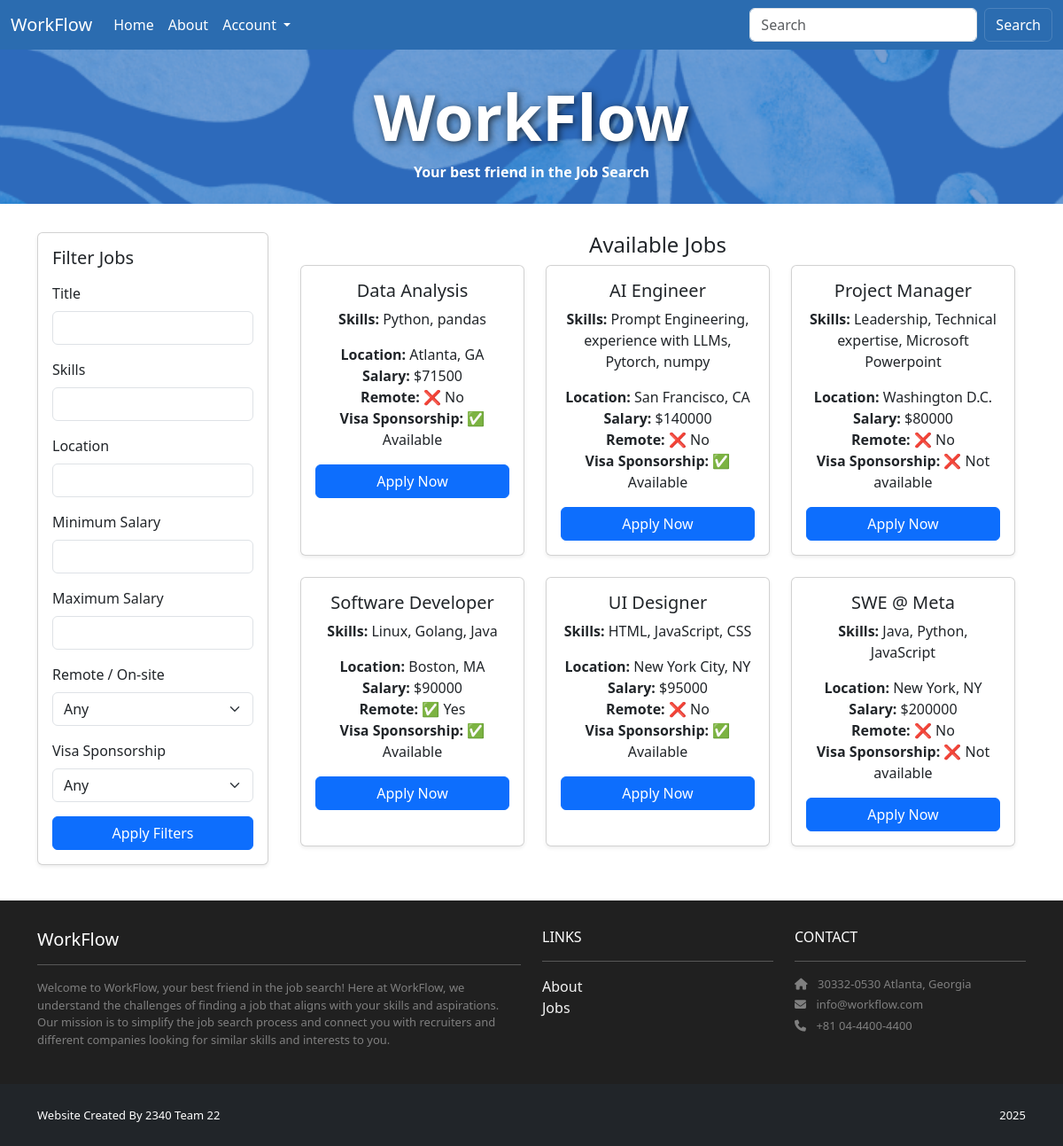
The app's page /jobs/, older data.
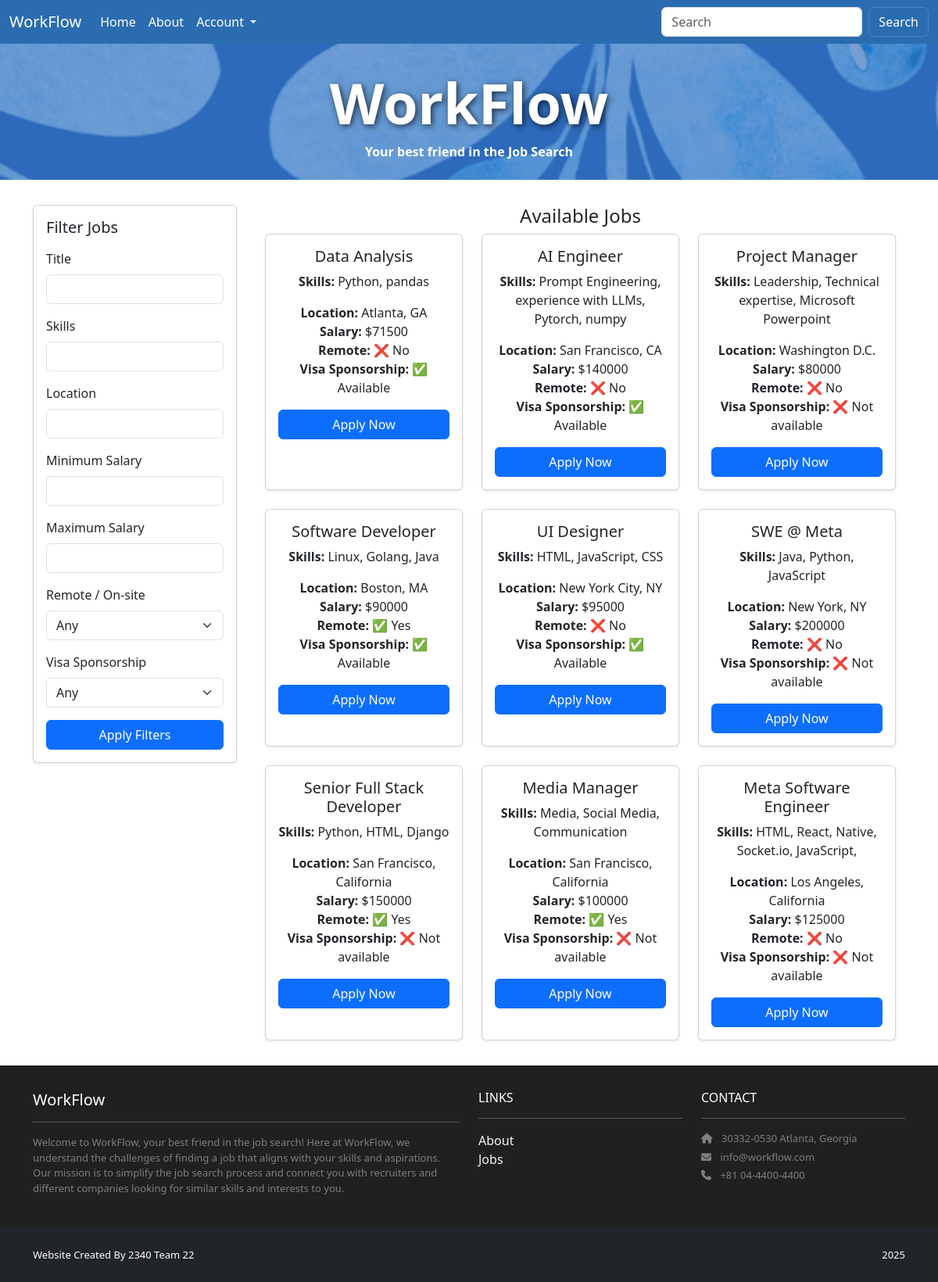
The same page, newer data.
### jobs/models.py (models this page shows, shortened)
class Job(models.Model):
    title = models.CharField(max_length=200)
    skills = models.TextField()
    location = models.CharField(max_length=300)
    salary = models.IntegerField()
    is_remote = models.BooleanField(default=False)
    visa_sponsorship = models.BooleanField(default=False)
    created_date = models.DateTimeField(default=timezone.now)
    recruiter = models.ForeignKey(
        settings.AUTH_USER_MODEL,
        on_delete=models.CASCADE,
        related_name='jobs'
    )

### jobs/views.py (the view)
# urls.py: path('', views.available_jobs, name='jobs.index'),
def available_jobs(request):
    template_data = {}
    template_data['title'] = 'Available Jobs'
    template_data['jobs'] = Job.objects.all()
    return render(request, 'jobs/index.html', {'template_data': template_data})

### jobs/templates/jobs/index.html
{% extends 'base.html' %}
{% block content %}
<header class="masthead bg-index text-center py-4">
  <div class="container d-flex align-items-center flex-column pt-2">
    <h2>WorkFlow</h2>
    <p>Your best friend in the Job Search</p>
  </div>
</header>
<div class="p-3">
  <div class="container">
    <div class="row mt-3">
      {% include 'jobs/filter.html' %}
      <div class="col mx-auto text-center mb-3">
        <h4>Available Jobs</h4>
        {% load humanize %}
        <div class="container">
          <div class="row g-4">
            {% for job in template_data.jobs %}
              {% include 'home/job.html' with job=job %}
            {% empty %}
              <p class="text-muted">No jobs found.</p>
            {% endfor %}
          </div>
        </div>
      </div>
    </div>
  </div>
</div>
{% endblock content %}

### home/templates/home/job.html
<div class="col-md-6 col-lg-4">
  <div class="card h-100 shadow-sm">
    <div class="card-body">
      <h5 class="card-title">{{ job.title }}</h5>
      <p class="card-text">
        <strong>Skills:</strong> {{ job.skills|linebreaksbr }}
      </p>
      <ul class="list-unstyled mb-3">
        <li><strong>Location:</strong> {{ job.location }}</li>
        <li><strong>Salary:</strong> ${{ job.salary }}</li>
        <li>
          <strong>Remote:</strong>
          {% if job.is_remote %} ✅ Yes {% else %} ❌ No {% endif %}
        </li>
        <li>
          <strong>Visa Sponsorship:</strong>
          {% if job.visa_sponsorship %} ✅ Available {% else %} ❌ Not available {% endif %}
        </li>
      </ul>
        {% if user.is_recruiter%}
            <a href="{% url 'edit_job' job.id %}" class="btn btn-primary mt-auto w-100">Edit Job</a>
        {% elif user.is_authenticated and user.is_seeker%}
            <a href="{% url 'apply_to_job' job.id %}" class="btn btn-primary mt-auto w-100">Apply Now</a>
        {% else %}
              <a href="{% url 'accounts.login' %}?next={% url 'apply_to_job' job.id %}" class="btn btn-primary mt-auto w-100"> Apply Now</a>
        {% endif %}
    </div>
  </div>
</div>

Row changes from the older to the newer data that the page shows:
added Job: title "Senior Full Stack Developer", skills "Python, HTML, Django", location "San Francisco, California", salary "150000", is_remote "✅ Yes", visa_sponsorship "❌ Not available"
added Job: title "Media Manager", skills "Media, Social Media, Communication", location "San Francisco, California", salary "100000", is_remote "✅ Yes", visa_sponsorship "❌ Not available"
added Job: title "Meta Software Engineer", skills "HTML, React, Native, Socket.io, JavaScript,", location "Los Angeles, California", salary "125000", is_remote "❌ No", visa_sponsorship "❌ Not available"
